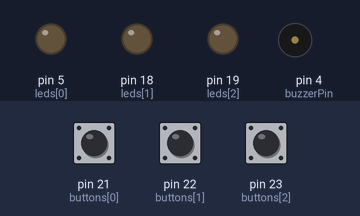
Simulated run of this sketch. Board: Arduino Mega 2560, built for the host (arithmetic inside an expression is 32-bit, double 64-bit). Shown: output pins drawn as LEDs (lit = HIGH), buzzer (waves = sounding). Dashed ring = blinking. Inputs (shaded band) come from the test bench; at power-on: pin 21 (buttons[0]) HIGH, pin 23 (buttons[2]) HIGH, pin 22 (buttons[1]) HIGH. The local clock reads 2024-03-15 10:24:30 at power-on unless the sketch sets it; random numbers use the default seed unless the sketch sets one.

Above: at 1.6 s.
1.7 s: pin 21 (buttons[0]) pulled LOW for 0.15 s
At 2.1 s:
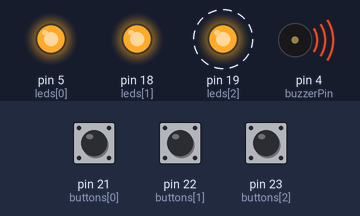
4.6 s: pin 23 (buttons[2]) pulled LOW for 0.15 s
At 5.49 s:
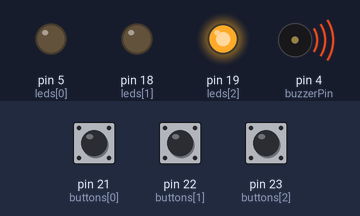
7.6 s: pin 22 (buttons[1]) pulled LOW for 3.2 s
At 8.8 s:
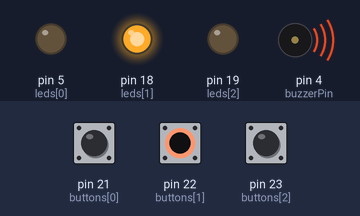
12.3 s: pin 21 (buttons[0]) pulled LOW for 3.2 s
At 12.4 s:
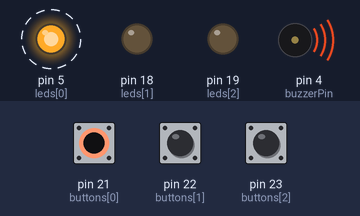
17.0 s: pin 22 (buttons[1]) pulled LOW for 0.15 s
At 17.3 s:
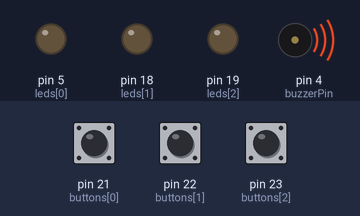
20.1 s: pin 21 (buttons[0]) pulsed LOW 5 times (0.12 s each, 0.3 s apart)
At 20.59 s:
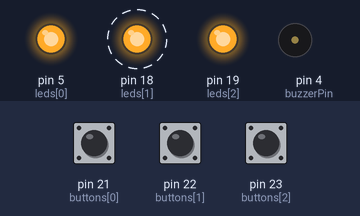
Timing chart, 0 to 23.1 s (numbered marks = the images above; inputs shaded):
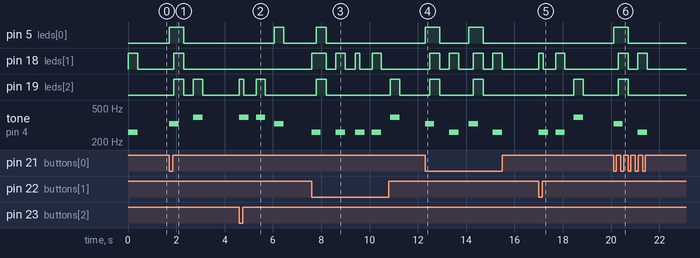

Measured:
- after the input at 1.7 s, pin 5 (leds[0]): LOW → HIGH at once, → LOW 0.60 s later; pin 18 (leds[1]): LOW → HIGH after 0.20 s, → LOW 0.40 s later
- after the input at 4.6 s, pin 5 (leds[0]): LOW → HIGH after 1.5 s, → LOW 0.38 s later; pin 19 (leds[2]): LOW → HIGH at once, → LOW 0.20 s later, → HIGH 0.50 s later, → LOW 0.38 s later; tone on pin 4 (buzzerPin): plays 392 Hz for 0.40 s, 392 Hz for 0.38 s, 329 Hz for 0.38 s, starting at once
- after the input at 7.6 s, pin 5 (leds[0]): LOW → HIGH after 0.20 s, → LOW 0.40 s later; pin 18 (leds[1]): LOW → HIGH at once, → LOW 0.60 s later, → HIGH 0.40 s later, → LOW 0.40 s later, … (8 changes in this stretch)
- after the input at 12.3 s, pin 5 (leds[0]): alternates HIGH for 0.60 s and LOW for 1.2 s, 4 changes in all, then stays LOW, starting at once; pin 18 (leds[1]): LOW → HIGH after 0.20 s, → LOW 0.40 s later, → HIGH 0.40 s later, → LOW 0.40 s later, … (8 changes in this stretch)
- after the input at 17.0 s, pin 18 (leds[1]): LOW → HIGH at once, → LOW 0.20 s later, → HIGH 0.50 s later, → LOW 0.38 s later; pin 19 (leds[2]): LOW → HIGH after 1.5 s, → LOW 0.38 s later; tone on pin 4 (buzzerPin): plays 261 Hz for 0.40 s, 261 Hz for 0.38 s, 392 Hz for 0.38 s, starting at once
- after the input at 20.1 s, pin 5 (leds[0]): LOW → HIGH at once, → LOW 0.60 s later; pin 18 (leds[1]): alternates HIGH for 0.40 s and LOW for 0.40 s, 4 changes in all, then stays LOW, starting after 0.20 s

The sketch:

Simon_Says.ino
```cpp
#include <iostream>
#include <vector>
#include <cstdlib>
#include <ctime>

const int leds[] = {5, 18, 19};
const int buttons[] = {21, 22, 23};
const int freqs[] = {329, 261, 392};
const int buzzerPin = 4;

std::vector<int> sequence;

int playerChoice = 0;
int displayDelay = 400;

unsigned long lastInputTime = 0;
unsigned long timeout = 7500;

enum GameState
{
  SHOW_SEQUENCE,
  PLAYER_INPUT,
  GAME_OVER
};

GameState state = SHOW_SEQUENCE;

void TurnOnLed(int index);
void TurnOffLed(int index);
void PlayTone(int index);
bool IsButtonPressed(int index);
int GetRandomButton();
void AddToSequence();
void LightSequence();
int CheckChoice();
void FlashAllLeds();

void setup()
{
  std::srand(std::time(nullptr));

  for (int led : leds)
    pinMode(led, OUTPUT);

  for (int button : buttons)
    pinMode(button, INPUT_PULLUP);
}

void loop()
{
  switch (state)
  {

    case SHOW_SEQUENCE:

      AddToSequence();
      LightSequence();
      playerChoice = 0;
      lastInputTime = millis();

      state = PLAYER_INPUT;

      break;

    case PLAYER_INPUT:
    {
      int choice = CheckChoice();

      if (millis() - lastInputTime > timeout)
        state = GAME_OVER;

      if (choice != -1)
      {
        lastInputTime = millis();

        if (choice == sequence.at(playerChoice))
        {
          playerChoice++;

          if (playerChoice == sequence.size())
          {
            displayDelay -= 20;
            delay(500);
            state = SHOW_SEQUENCE;
          }
        }
        else
        {
          state = GAME_OVER;
        }
      }
    }
    break;

    case GAME_OVER:

      FlashAllLeds();

      sequence.clear();
      displayDelay = 400;

      state = SHOW_SEQUENCE;

      break;
  }
}

void TurnOnLed(int index)
{
  digitalWrite(leds[index], HIGH);
}

void TurnOffLed(int index)
{
  digitalWrite(leds[index], LOW);
}

void PlayTone(int index) {
  tone(buzzerPin, freqs[index], displayDelay);
}

bool IsButtonPressed(int index)
{
  return digitalRead(buttons[index]) == LOW;
}

int GetRandomButton()
{
  return std::rand() % 3;
}

void AddToSequence()
{
  sequence.push_back(GetRandomButton());
}

void LightSequence()
{
  for (int i : sequence)
  {
    PlayTone(i);

    TurnOnLed(i);
    delay(displayDelay);

    TurnOffLed(i);
    delay(displayDelay);
  }
}

int CheckChoice()
{
  static unsigned long lastPressTime = 0;

  if (millis() - lastPressTime < 50)
    return -1;

  for (int i = 0; i < 3; i++)
  {
    if (IsButtonPressed(i))
    {
      lastPressTime = millis();

      PlayTone(i);

      TurnOnLed(i);
      delay(200);
      TurnOffLed(i);

      return i;
    }
  }

  return -1;
}

void FlashAllLeds()
{
  for (int i = 0; i < 3; i++)
    TurnOnLed(i);

  delay(400);

  for (int i = 0; i < 3; i++)
    TurnOffLed(i);

  delay(400);
}
```
